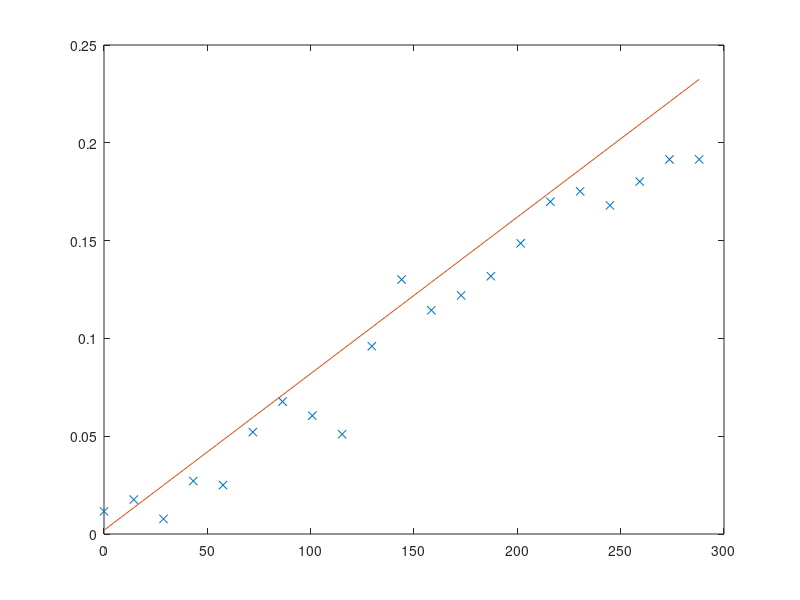

Here is the MATLAB script that generated this plot:
pos100=(0:0.05:1)*288;

k100e=[   0.0116
    0.0176
    0.0077
    0.0271
    0.0250
    0.0521
    0.0677
    0.0605
    0.0510
    0.0960
    0.1301
    0.1144
    0.1220
    0.1318
    0.1486
    0.1699
    0.1752
    0.1680
    0.1802
    0.1915
    0.1915];

% pos100 -> eixo x (instante)
% k100e  -> eixo y (saida)
%{
X -> matriz
x -> valores no eixo x
y -> valores no eixo y

y_vetor = X * theta_vetor
|y1| = | 1 x1 | * |theta1|
|y2|   | 1 x2 |   |theta2|
|y3|   | 1 x3 |
...       ...
|yn|   | 1 xn |

W = matriz dos pesos (importancia)
Wi,i = importancia da i-esima amostra (quanto maior, mais importa)
| w1 0  0 ...  0|
| 0  w2 0 ...  0|
|      ...      |
| 0  0  0 ... wn|

theta_vetor = (X_t * W * X)^-1 * X_t * W *y
theta_vetor = |theta1|
              |theta2|

y_mqp = theta1 + theta2 * x

%}
x1 = ones(21,1); %(vetor coluna)

X = [x1 pos100']; % pos100-> transforma em vetor coluna

y = k100e; % (vetor coluna)

% ex.: amostras 10 e 11 com peso 100
w1 = ones(21,1);
w1(10:11) = 100;
W = diag(w1);

% ' = transposto
% theta_vetor = (X_t * W * X)^-1 * X_t * W *y
Theta = inv(X' * W * X) * X' * W * y; 

y_mq = Theta(1) + Theta(2)*pos100; % y_mq = theta1 + theta2 * x

plot(pos100,y,'x', pos100,y_mq)

